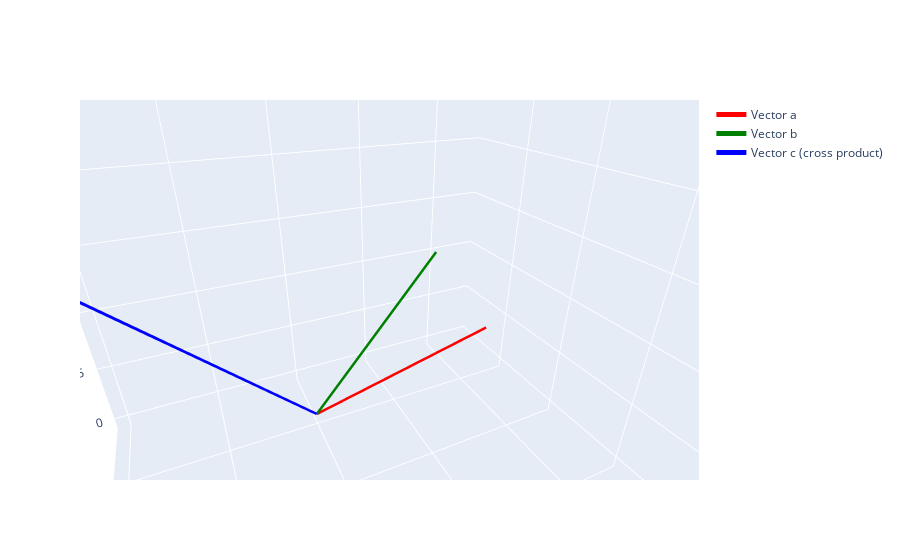

Notebook cell for this chart:
### Markdown cell above
This is the formula of Cross product
$$
\mathbf{a} \times \mathbf{b}=\|\mathbf{a}\|\|\mathbf{b}\| \sin (\theta) \mathbf{n}
$$
The output of cross product is the length of vector $\mathbf{c}$ which is perpendicular to both $\mathbf{a} $ and $\mathbf{b} $.

### Code cell
import plotly.graph_objects as go

# Define the two vectors
a = np.array([5, 2, 3])
b = np.array([4, 8, 10])

# Calculate the cross product
c = np.cross(a, b)

# Create the 3D plot
fig = go.Figure(data=[
    go.Scatter3d(x=[0, a[0]], y=[0, a[1]], z=[0, a[2]], mode='lines', name='Vector a', line=dict(color='red', width=5)),
    go.Scatter3d(x=[0, b[0]], y=[0, b[1]], z=[0, b[2]], mode='lines', name='Vector b', line=dict(color='green', width=5)),
    go.Scatter3d(x=[0, c[0]], y=[0, c[1]], z=[0, c[2]], mode='lines', name='Vector c (cross product)', line=dict(color='blue', width=5))
])

# Set the axis labels
fig.update_layout(scene=dict(xaxis_title='X', yaxis_title='Y', zaxis_title='Z'))

# Show the plot
fig.show()

### Figure 1 — Plotly figure (JSON) as saved in the notebook; plotly's stock layout.template omitted (floating-point values rounded to 4 significant figures)
{"data": [{"line": {"color": "red", "width": 5}, "mode": "lines", "name": "Vector a", "type": "scatter3d", "x": [0, 5], "y": [0, 2], "z": [0, 3]}, {"line": {"color": "green", "width": 5}, "mode": "lines", "name": "Vector b", "type": "scatter3d", "x": [0, 4], "y": [0, 8], "z": [0, 10]}, {"line": {"color": "blue", "width": 5}, "mode": "lines", "name": "Vector c (cross product)", "type": "scatter3d", "x": [0, -4], "y": [0, -38], "z": [0, 32]}], "layout": {"autosize": true, "dragmode": "zoom", "scene": {"aspectmode": "auto", "aspectratio": {"x": 1, "y": 1, "z": 1}, "camera": {"center": {"x": 0, "y": 0, "z": 0}, "eye": {"x": -0.2599, "y": -0.5513, "z": 0.3096}, "projection": {"type": "perspective"}, "up": {"x": 0, "y": 0, "z": 1}}, "dragmode": "turntable", "xaxis": {"title": {"text": "X"}, "type": "linear"}, "yaxis": {"title": {"text": "Y"}, "type": "linear"}, "zaxis": {"title": {"text": "Z"}, "type": "linear"}}}}
